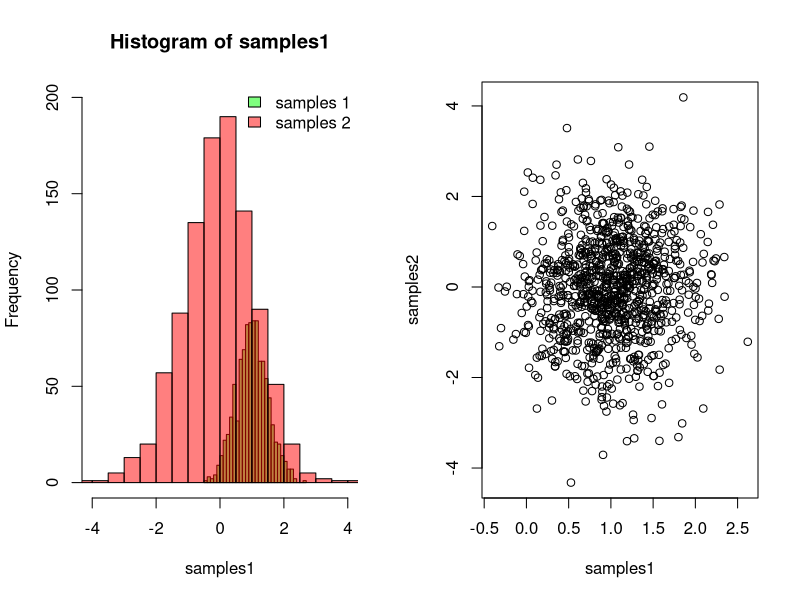

Source code (R):
# --開始--批改評分使用，請勿變動
set.seed(123)
# --結束--批改評分使用，請勿變動

samples1 <- rnorm(n = 1000, mean = 1, sd = 0.5)
samples2 <- rt(n = 1000, df = 10)

# 宣告圖檔名稱
png("chart.png")
# 分割畫布
par(mfrow = c(1, 2))
# 第一個子圖
bin_color_1 <- rgb(red = 0, green = 1, blue = 0, alpha = 0.5)
bin_color_2 <- rgb(red = 1, green = 0, blue = 0, alpha = 0.5)
hist(samples1, xlim = c(-4, 4), ylim = c(0, 200), breaks = 30, col = bin_color_1)
hist(samples2, add = TRUE, breaks = 30, col = bin_color_2)
legend("topright", legend = c("samples 1", "samples 2"),
       fill = c(bin_color_1, bin_color_2), box.lty = 0, bg = NA)

# 第二個子圖
plot(samples1, samples2)
dev.off()